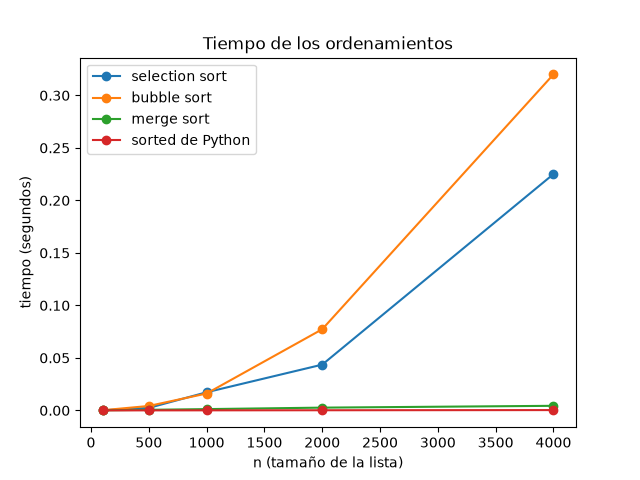

Reproduce this figure in Python.
import time
import random
import matplotlib.pyplot as plt
from ordenamientos import selection_sort, bubble_sort, merge_sort

tamanos = [100, 500, 1000, 2000, 4000]
algoritmos = {
    "selection sort": selection_sort,
    "bubble sort": bubble_sort,
    "merge sort": merge_sort,
    "sorted de Python": sorted,
}

for nombre, funcion in algoritmos.items():
    tiempos = []
    for n in tamanos:
        lista = []
        for _ in range(n):
            lista.append(random.randint(0, 100000))
        inicio = time.perf_counter()
        funcion(lista)
        fin = time.perf_counter()
        tiempos.append(fin - inicio)
    plt.plot(tamanos, tiempos, marker="o", label=nombre)

plt.xlabel("n (tamaño de la lista)")
plt.ylabel("tiempo (segundos)")
plt.title("Tiempo de los ordenamientos")
plt.legend()
plt.savefig("grafica_tiempos.png")
